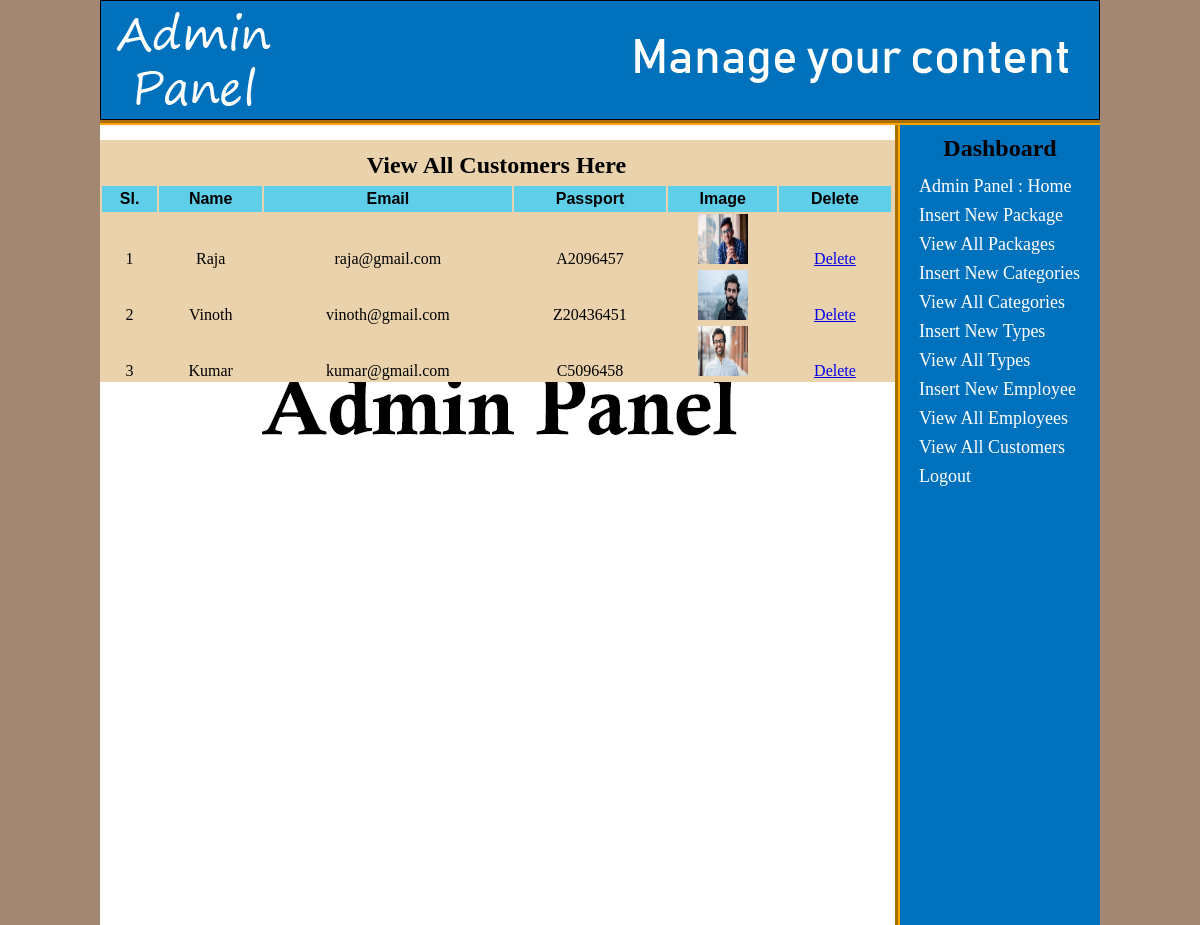
/admin_area/index.php?view_customers (signed in), run on the app's committed database.
### tables this page shows
CREATE TABLE `customers` (
  `customer_id` int(10) NOT NULL,
  `customer_ip` varchar(255) NOT NULL,
  `customer_name` text NOT NULL,
  `customer_email` varchar(100) NOT NULL,
  `customer_pass` varchar(100) NOT NULL,
  `c_passport` varchar(100) NOT NULL,
  `customer_country` text NOT NULL,
  `customer_city` text NOT NULL,
  `customer_contact` varchar(255) NOT NULL,
  `customer_address` text NOT NULL,
  `customer_image` text NOT NULL
);

### admin_area/view_customers.php (the view, shortened to what this page needs)
<?php
if (!isset($_SESSION['user_email'])) {
    echo "<script>window.open('login.php?not_admin=You are not an Admin!','_self')</script>";
} else {
    ?>
    <!DOCTYPE html>
    <html lang="en">
    <head>
    </head>
    <body>
        <table width="795" align="center" bgcolor="#EAD2AC">
            <tr align="center">
                <td colspan="6"><h2 style="font-family: Cambria; margin-top: 10px; margin-bottom: 5px;">View All
                                                                                                        Customers
                                                                                                        Here</h2></td>
            </tr>
            <tr align="center" bgcolor="#5FCEE8">
                <th id="thfix">Sl.</th>
                <th id="thfix">Name</th>
                <th id="thfix">Email</th>
                <th id="thfix">Passport</th>
                <th id="thfix">Image</th>
                <th id="thfix">Delete</th>
            </tr>
            <?php
            include("includes/db.php");
            $get_c = "select * from customers";
            $run_c = mysqli_query($con, $get_c);
            $i = 0;
            while ($row_c = mysqli_fetch_array($run_c)) {
                $c_id = $row_c['customer_id'];
                $c_name = $row_c['customer_name'];
                $c_email = $row_c['customer_email'];
                $c_passport = $row_c['c_passport'];
                $c_image = $row_c['customer_image'];
                $i++;
                ?>
                <tr align="center">
                    <td><?php echo $i; ?></td>
                    <td><?php echo $c_name; ?></td>
                    <td><?php echo $c_email; ?></td>
                    <td><?php echo $c_passport; ?></td>
                    <td><img src="../customer/customer_images/<?php echo $c_image; ?>" width="50" height="50"></td>
                    <td><a href="delete_c.php?delete_c=<?php echo $c_id; ?>">Delete</a></td>
                </tr>
                <?php
            }
            ?>
        </table>
    </body>
    </html>
    <?php
}
?>

### admin_area/styles/style.css (style rules this page uses)
html, body, div, span, applet, object, iframe, h1, h2, h3, h4, h5, h6, p, blockquote, pre, a, abbr, acronym, address, big, cite, code, del, dfn, em, img, ins, kbd, q, s, samp, small, strike, strong, sub, sup, tt, var, b, u, i, center, dl, dt, dd, ol, ul, li, fieldset, form, label, legend, table, caption, tbody, tfoot, thead, tr, th, td, article, aside, canvas, details, embed, figure, figcaption, footer, header, hgroup, menu, nav, output, ruby, section, summary, time, mark, audio, video { margin: 0; padding: 0; border: 0; vertical-align: baseline; }
body { background: #A28872; }

### admin_area/view_customers.php (style rules this page uses)
#thfix { font-family: sans-serif; padding: 4px; }

### data on the page
customers: customer_name "Raja", customer_email "raja@gmail.com", c_passport "A2096457", customer_image (picture)
customers: customer_name "Vinoth", customer_email "vinoth@gmail.com", c_passport "Z20436451", customer_image (picture)
customers: customer_name "Kumar", customer_email "kumar@gmail.com", c_passport "C5096458", customer_image (picture)
